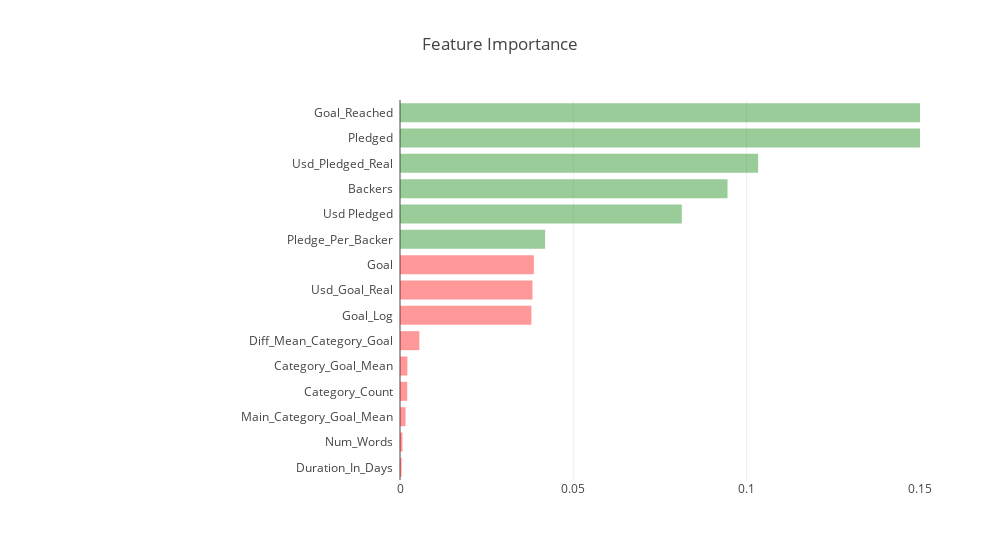

Notebook code for this chart:
### Markdown cell above
Now it will be easier if we can see what these top features actually are:

### Code cell
#plot the features based on importance rank 
init_notebook_mode(connected=True)
feature_importances = pd.DataFrame(clf2.feature_importances_, index = X_train.columns, columns=['importance'])
feature_importances = feature_importances.sort_values('importance', ascending=False)

colors = ["red"] * 9 + ["green"]*6
trace1 = go.Bar(y = [x.title()+"  " for x in feature_importances.index[:15][::-1]], 
                x = feature_importances.importance[:15][::-1], 
                name="feature importance (relative)",
                marker=dict(color=colors, opacity=0.4), orientation = "h")

data = [trace1]

layout = go.Layout(
    margin=dict(l=400), width = 1000,
    xaxis=dict(range=(0.0,0.15)),
    title=' Feature Importance',
    barmode='group',
    bargap=0.25
)
fig = go.Figure(data=data, layout=layout)
iplot(fig)

### Figure 1 — Plotly figure (JSON) as saved in the notebook; plotly's stock layout.template omitted (floating-point values rounded to 4 significant figures)
{"data": [{"marker": {"color": ["red", "red", "red", "red", "red", "red", "red", "red", "red", "green", "green", "green", "green", "green", "green"], "opacity": 0.4}, "name": "feature importance (relative)", "orientation": "h", "type": "bar", "uid": "2c26bad7-b442-4c9a-9395-4d5d4347c993", "x": [0.0004656, 0.0007066, 0.001601, 0.002089, 0.002125, 0.005582, 0.03791, 0.03821, 0.03862, 0.04187, 0.08128, 0.09449, 0.1033, 0.1612, 0.3886], "y": ["Duration_In_Days  ", "Num_Words  ", "Main_Category_Goal_Mean  ", "Category_Count  ", "Category_Goal_Mean  ", "Diff_Mean_Category_Goal  ", "Goal_Log  ", "Usd_Goal_Real  ", "Goal  ", "Pledge_Per_Backer  ", "Usd Pledged  ", "Backers  ", "Usd_Pledged_Real  ", "Pledged  ", "Goal_Reached  "]}], "layout": {"bargap": 0.25, "barmode": "group", "margin": {"l": 400}, "title": {"text": " Feature Importance"}, "width": 1000, "xaxis": {"range": [0, 0.15]}}}
